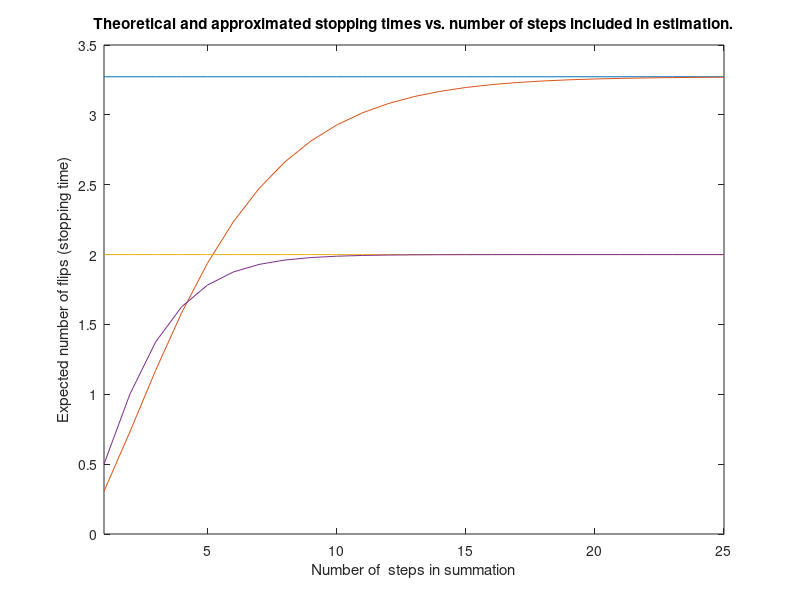

MATLAB code for this plot:
plot(
1:25,36/11+0*(1:25),
1:25,11/36*cumsum((1:25).*(25/36).^((1:25)-1)),
1:25,2+0*(1:25),
1:25,0.5*cumsum((1:25).*0.5.^((1:25)-1))
)
title("Theoretical and approximated stopping times vs. number of steps included in estimation.")
xlabel("Number of  steps in summation")
ylabel("Expected number of flips (stopping time)")
axis([1 25 0 3.5])
